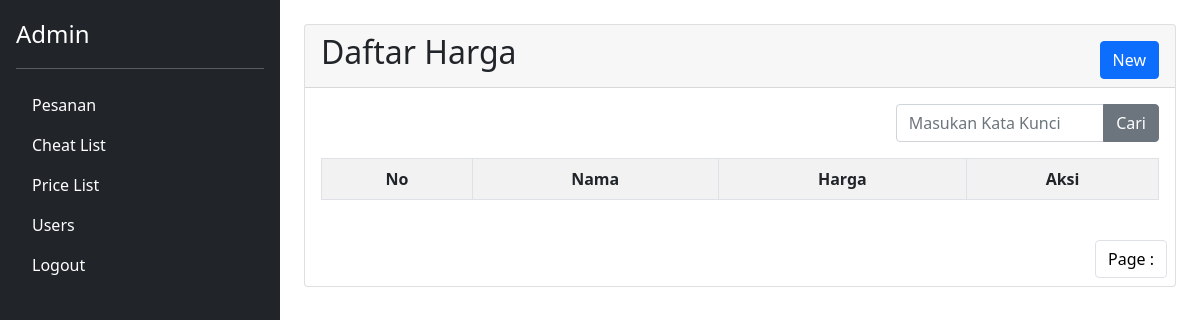
Page /admin/pricelist.php (signed in) on the earlier database version.
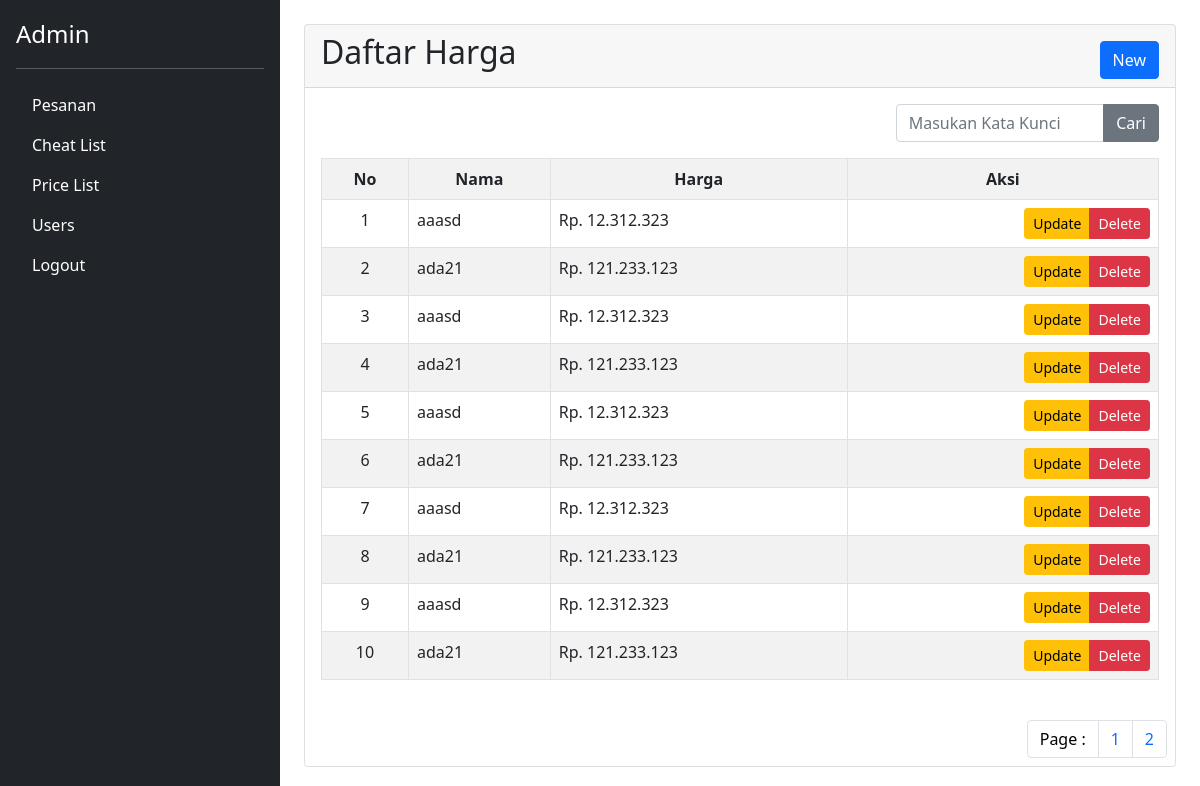
Same page on the later database version.
### tables this page shows
CREATE TABLE `pricelist` (
  `id_pricelist` int(11) NOT NULL,
  `name_pricelist` varchar(155) NOT NULL,
  `price` varchar(155) NOT NULL
);

### admin/pricelist.php (the view, shortened to what this page needs)
<?php
require_once '../config.php';
?>
<?php
require_once 'template/header.php';
require_once 'template/sidebar.php';
$halaman = 10;
$page = isset($_GET['halaman'])? (int)$_GET["halaman"]:1;
$mulai = ($page>1) ? ($page * $halaman) - $halaman : 0;
$keyword = '';
$price_sql = "SELECT * FROM pricelist WHERE name_pricelist LIKE '%$keyword%' LIMIT $mulai, $halaman";
$price_list = $conn->query($price_sql);
?>
<div class="col p-3 m-2">
	<div class="col-12">
		<div class="card">
			<div class="card-header d-flex justify-content-between">
				<h2 class="">Daftar Harga</h2>
				<div class="form-add d-flex align-items-end">
					<button class="btn btn-xs btn-primary float-right " data-bs-toggle="modal" data-bs-target="#add-modal" id="btn-add-new">New</button>
				</div>
			</div>
			<div class="card-body">
				<div class="row  justify-content-end mb-3">
						<div class="col-md-4">
					<form action="<?=$_SERVER['PHP_SELF']?>" method="GET">
							<div class="form-group input-group">
								<input type="search" placeholder="Masukan Kata Kunci" name="search" class="form-control" value="<?=isset($_GET['search'])?$keyword:''; ?>">
								<button type="submit" class="btn btn-secondary">Cari</button>
							</div>
					</form>
						</div>
				</div>
				<table class="table table-responsive table-striped table-bordered">
					<tr class="text-center">
						<th>No</th>
						<th>Nama</th>
						<th>Harga</th>
						<th>Aksi</th>
					</tr>
					<?php $n=$mulai+1; while($row = $price_list->fetch_object()):  ?>
					<tr>
						<td class="text-center" ><?=$n?></td>
						<td><?=$row->name_pricelist?></td>
						<td>Rp. <?=number_format($row->price,0,',','.')?></td>
						<td class="text-end">
							<div class="btn-group">
								<button data-bs-toggle="modal" onclick="fillUpdate('<?=$row->name_pricelist?>','<?=$row->price?>','<?=$row->id_pricelist?>')" data-bs-target="#update-modal"  type="button" class="btn btn-sm btn-warning float-right">Update</button>
								<a href="<?=$_SERVER['PHP_SELF']?>?del=<?=$row->id_pricelist?>" type="button" class="btn btn-sm btn-danger float-right">Delete</a>
							</div>
						</td>
					</tr>
				<?php $n++; endwhile ?>
			</table>
		</div>
		<div class="row">
			<?php
			$total = $conn->query("SELECT * FROM pricelist WHERE name_pricelist LIKE '%$keyword%'")->num_rows;
			$pages = ceil($total/$halaman);
			?>
			<nav aria-label="Page navigation">
			  <ul class="pagination justify-content-end m-2">
			  	<li class="page-item">
			  			<button class="page-link" disabled="true" style="color: black;">
					  			Page :
			  			</button>
			  	</li>
			<?php for ($i=1; $i<=$pages ; $i++): ?>
			    <li class="page-item"><a class="page-link" href="?halaman=<?php echo $i; ?>"><?=$i?></a></li>
			<?php endfor; ?>
			  </ul>
			</nav>
		</div>
	</div>
</div>
</div>
<?php require_once 'template/footer.php'; ?>

Differences in the rows shown:
added pricelist: name_pricelist "aaasd", price "12.312.323"
added pricelist: name_pricelist "ada21", price "121.233.123"
added pricelist: name_pricelist "aaasd", price "12.312.323"
added pricelist: name_pricelist "ada21", price "121.233.123"
added pricelist: name_pricelist "aaasd", price "12.312.323"
added pricelist: name_pricelist "ada21", price "121.233.123"
added pricelist: name_pricelist "aaasd", price "12.312.323"
added pricelist: name_pricelist "ada21", price "121.233.123"
added pricelist: name_pricelist "aaasd", price "12.312.323"
added pricelist: name_pricelist "ada21", price "121.233.123"
Other differences:
new list line: "1"
new list line: "2"
